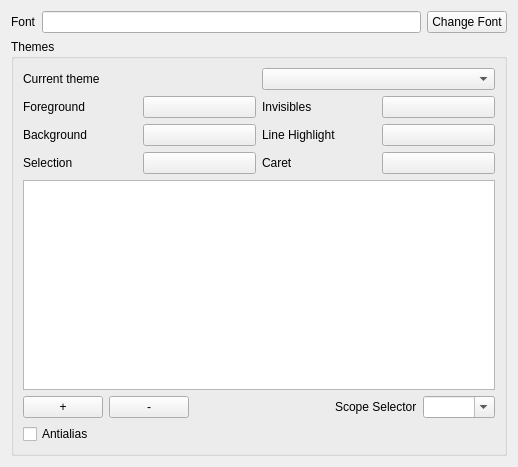
<?xml version="1.0" encoding="UTF-8"?>
<ui version="4.0">
 <class>FontThemeConfig</class>
 <widget class="QWidget" name="FontThemeConfig">
  <property name="geometry">
   <rect>
    <x>0</x>
    <y>0</y>
    <width>518</width>
    <height>467</height>
   </rect>
  </property>
  <property name="windowTitle">
   <string>Font and Theme</string>
  </property>
  <layout class="QVBoxLayout" name="verticalLayout_2">
   <item>
    <layout class="QHBoxLayout" name="horizontalLayout">
     <item>
      <widget class="QLabel" name="label">
       <property name="text">
        <string>Font</string>
       </property>
      </widget>
     </item>
     <item>
      <widget class="QLineEdit" name="lineEdit"/>
     </item>
     <item>
      <widget class="QPushButton" name="pushButton">
       <property name="text">
        <string>Change Font</string>
       </property>
      </widget>
     </item>
    </layout>
   </item>
   <item>
    <widget class="QGroupBox" name="groupBox">
     <property name="title">
      <string>Themes</string>
     </property>
     <layout class="QVBoxLayout" name="verticalLayout">
      <item>
       <layout class="QHBoxLayout" name="horizontalLayout_2">
        <item>
         <widget class="QLabel" name="label_2">
          <property name="sizePolicy">
           <sizepolicy hsizetype="Minimum" vsizetype="Preferred">
            <horstretch>0</horstretch>
            <verstretch>0</verstretch>
           </sizepolicy>
          </property>
          <property name="text">
           <string>Current theme</string>
          </property>
         </widget>
        </item>
        <item>
         <widget class="QComboBox" name="comboBox"/>
        </item>
       </layout>
      </item>
      <item>
       <layout class="QGridLayout" name="gridLayout">
        <item row="0" column="0">
         <widget class="QLabel" name="label_3">
          <property name="text">
           <string>Foreground</string>
          </property>
         </widget>
        </item>
        <item row="0" column="1">
         <widget class="QPushButton" name="pushForeground">
          <property name="text">
           <string/>
          </property>
         </widget>
        </item>
        <item row="0" column="2">
         <widget class="QLabel" name="label_6">
          <property name="text">
           <string>Invisibles</string>
          </property>
         </widget>
        </item>
        <item row="0" column="3">
         <widget class="QPushButton" name="pushInvisibles">
          <property name="text">
           <string/>
          </property>
         </widget>
        </item>
        <item row="1" column="0">
         <widget class="QLabel" name="label_4">
          <property name="text">
           <string>Background</string>
          </property>
         </widget>
        </item>
        <item row="1" column="1">
         <widget class="QPushButton" name="pushBackground">
          <property name="text">
           <string/>
          </property>
         </widget>
        </item>
        <item row="1" column="2">
         <widget class="QLabel" name="label_8">
          <property name="text">
           <string>Line Highlight</string>
          </property>
         </widget>
        </item>
        <item row="1" column="3">
         <widget class="QPushButton" name="pushLineHighlight">
          <property name="text">
           <string/>
          </property>
         </widget>
        </item>
        <item row="2" column="0">
         <widget class="QLabel" name="label_5">
          <property name="text">
           <string>Selection</string>
          </property>
         </widget>
        </item>
        <item row="2" column="1">
         <widget class="QPushButton" name="pushSelection">
          <property name="text">
           <string/>
          </property>
         </widget>
        </item>
        <item row="2" column="2">
         <widget class="QLabel" name="label_7">
          <property name="text">
           <string>Caret</string>
          </property>
         </widget>
        </item>
        <item row="2" column="3">
         <widget class="QPushButton" name="pushCaret">
          <property name="text">
           <string/>
          </property>
         </widget>
        </item>
       </layout>
      </item>
      <item>
       <widget class="QTableView" name="tableView"/>
      </item>
      <item>
       <layout class="QHBoxLayout" name="horizontalLayout_3">
        <item>
         <widget class="QPushButton" name="pushButton_8">
          <property name="text">
           <string>+</string>
          </property>
         </widget>
        </item>
        <item>
         <widget class="QPushButton" name="pushButton_9">
          <property name="text">
           <string>-</string>
          </property>
         </widget>
        </item>
        <item>
         <spacer name="horizontalSpacer">
          <property name="orientation">
           <enum>Qt::Horizontal</enum>
          </property>
          <property name="sizeHint" stdset="0">
           <size>
            <width>40</width>
            <height>20</height>
           </size>
          </property>
         </spacer>
        </item>
        <item>
         <widget class="QLabel" name="label_9">
          <property name="text">
           <string>Scope Selector</string>
          </property>
         </widget>
        </item>
        <item>
         <widget class="QComboBox" name="comboBox_2">
          <property name="editable">
           <bool>true</bool>
          </property>
         </widget>
        </item>
       </layout>
      </item>
      <item>
       <widget class="QCheckBox" name="checkBox">
        <property name="text">
         <string>Antialias</string>
        </property>
       </widget>
      </item>
     </layout>
    </widget>
   </item>
  </layout>
 </widget>
 <resources/>
 <connections/>
</ui>
